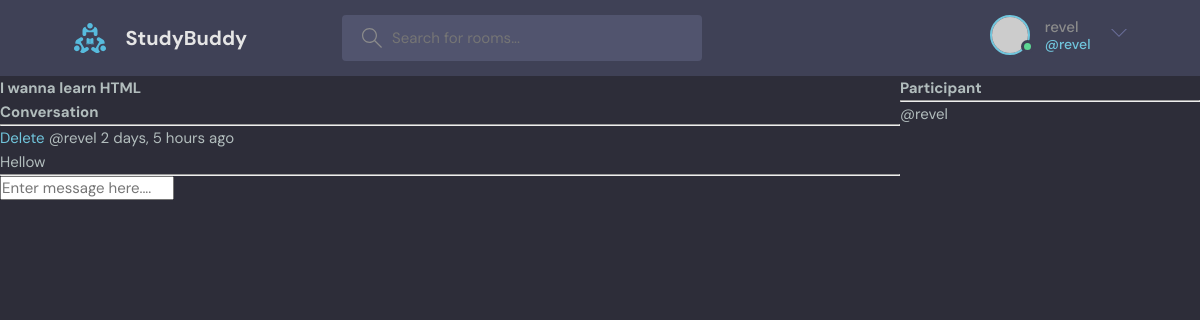
/room_page/3/ (signed in), run on the app's committed database.
### base/models.py (models this page shows, shortened)
class Room(models.Model):
    host = models.ForeignKey(User, on_delete=models.SET_NULL, null = True) #user hostnya
    topic = models.ForeignKey(Topic, on_delete=models.SET_NULL, null = True)# 1 topik, tapi bisa have multiple room
    name = models.CharField(max_length=200) # charfield required untuk masukin maxlength
    description = models.TextField(null=True, blank= True) #textfield adalah charfield yang lebih gede
    participants = models.ManyToManyField(User, related_name= 'participants') #store siapa yang aktif di room
    updated = models.DateTimeField(auto_now=True)
    created = models.DateTimeField(auto_now_add= True)
    class Meta:
        ordering = [
            "-updated","-created",
                    ]

class Message(models.Model):
    user = models.ForeignKey(User, on_delete=models.CASCADE)
    room = models.ForeignKey(Room, on_delete=models.CASCADE)#relationship dengan database sebelumnya dengan model one to many (one room, bisa many message)
    body = models.TextField()
    updated = models.DateTimeField(auto_now=True)
    created = models.DateTimeField(auto_now_add=True)
    class Meta:
        ordering = [
            "-updated","-created",]

### base/views.py (the view, shortened to what this page needs)
# urls.py: path('room_page/<str:pk>/', views.room, name="room"),
def room(request,pk):
    room = Room.objects.get(id=pk)
    '''for i in rooms:
        if i['id'] == int(pk):
            room = i'''
    room_messages = room.message_set.all().order_by('-created')
    participants = room.participants.all()
    context = {'room':room, 'room_messages':room_messages,'participants':participants}
    return render(request,"base/room.html",context)

### base/templates/base/room.html (shortened to what this page needs)
{%extends 'main.html'%}
{% block content %}
<div class="room-container">
    <div>
    <h1>{{room.name}}</h1>
    <div class="comment-wrapper">
        <h3>Conversation</h3>
        {% for message in room_messages %}
        <div>
            <hr>
            {% if request.user == message.user %}
            <a href="{% url 'delete-message' message.id %}">Delete</a>
            {% endif %}
            <small> @{{message.user}} {{message.created|timesince}} ago</small>
            <p>{{message.body}}</p>
        </div>
        {% endfor %}
        <hr>
    </div>
    {% if request.user.is_authenticated %}
    <div class ="comment-form">
        <form action="" method="POST">
            <input type="text" name="body" placeholder="Enter message here.... "/>
        </form>
    {% endif %}
    </div>
    </div>
    <div>
        <h3>Participant </h3>
        <hr>
        {% for participant in participants %}
            <p>@{{participant.username}}</p>
        {% endfor %}
    </div>
</div>
{% endblock content%}

### templates/navbar.html (shortened to what this page needs)
{% load static %}
 <header class="header header--loggedIn">
      <div class="container">
        <a href="{%url 'home' %}" class="header__logo">
          <img src="{% static 'images/logo.svg' %}" />
          <h1>StudyBuddy</h1>
        </a>
        <form class="header__search" method ="GET" action =" {% url 'home'%}">
          <label>
            <input name ="q" placeholder="Search for rooms..." />
          </label>
        </form>
        <nav class="header__menu">
          {% if request.user.is_authenticated %}
          <div class="header__user">
            <a href="profile.html">
              <div class="avatar avatar--medium active">
                <img src="https://randomuser.me/api/portraits/men/37.jpg" />
              </div>
              <p>{{request.user.username}} <span>@{{request.user.username}}</span></p>
            </a>
            <button class="dropdown-button">
              <svg version="1.1" xmlns="http://www.w3.org/2000/svg" width="32" height="32" viewBox="0 0 32 32">
                <title>chevron-down</title>
                <path d="M16 21l-13-13h-3l16 16 16-16h-3l-13 13z"></path>
              </svg>
            </button>
          </div>
          {% else %}
          <a href="{% url 'login' %}">
            <img src="{% static 'images/avatar.svg' %}" />
            <p>Login</p>
          </a>
          {% endif %}
        </nav>
      </div>
    </header>

### base/static/styles/style.css (style rules this page uses)
:root { --color-main: #71c6dd; --color-main-light: #e1f6fb; --color-dark: #3f4156; --color-dark-medium: #51546e; --color-dark-light: #696d97; --color-light: #e5e5e5; --color-gray: #8b8b8b; --color-light-gray: #b2bdbd; --color-bg: #2d2d39; --color-success: #5dd693; --color-error: #fc4b0b; }
* { font-family: "DM Sans", -apple-system, BlinkMacSystemFont, "Segoe UI", Roboto, Oxygen, Ubuntu, Cantarell, "Open Sans", "Helvetica Neue", sans-serif; margin: 0; padding: 0; box-sizing: border-box; text-rendering: optimizeLegibility; font-size: inherit; }
html { font-size: 56.25%; }
@media only screen and (min-width: 1200px) { html { font-size: 62.5%; } }
body { line-height: 1.6; font-weight: 400; font-size: 1.5rem; color: var(--color-light-gray); background-color: var(--color-bg); min-height: 100vh; }
img { width: 100%; }
a { display: inline-block; color: var(--color-main); text-decoration: none; }
.container { max-width: 120rem; width: 90%; margin: auto; }
.avatar { position: relative; display: inline-block; border-radius: 50%; border: 2px solid var(--color-main); }
.avatar img { display: block; border-radius: 50%; object-fit: cover; object-position: center; }
.avatar::after { content: ""; display: block; position: absolute; background-color: var(--color-gray); z-index: 111; border-radius: 50%; border: 0.3rem solid var(--color-dark); }
.avatar.active::after { background-color: var(--color-success); }
.avatar.avatar--medium img { width: 3.6rem; height: 3.6rem; border-radius: 50%; }
.avatar.avatar--medium:after { width: 0.7rem; height: 0.7rem; bottom: 0px; right: -6px; }
.header { padding: 1.5rem; background-color: var(--color-dark); }
.header > .container { display: flex; gap: 9.5rem; }
.header__logo, .header__user { display: flex; gap: 2rem; align-items: center; }
.header__logo > img { height: 3.2rem; width: 3.2rem; }
.header__logo > h1 { font-weight: 700; font-size: 2rem; color: var(--color-light); }
.header__search > label { background-color: var(--color-dark-medium); padding: 1.3rem 1rem; display: flex; align-items: center; gap: 1rem; border-radius: 4px; }
.header__search svg { fill: var(--color-gray); width: 2rem; height: 2rem; margin-left: 1rem; }
.header__search input { width: 30rem; background: transparent; border: none; outline: none; color: var(--color-light); }
.header__menu { margin-left: auto; position: relative; }
.header__menu a { display: flex; gap: 1.5rem; align-items: center; font-weight: 500; text-decoration: none; color: var(--color-gray); }
.header__menu img { height: 3.6rem; }
.header__menu p { line-height: 1.2; }
.header__menu span { color: var(--color-main); font-weight: 500; font-size: 1.4rem; display: block; }
.header__menu svg { width: 1.6rem; height: 1.6rem; fill: var(--color-dark-light); }
.dropdown-button { background: transparent; border: 0; outline: 0; cursor: pointer; }

### base/templates/base/room.html (style rules this page uses)
.room-container { display: grid; grid-template-columns: 3fr 1fr; }

### data on the page
Room: name "I wanna learn HTML"
Message: shows "Delete", user "revel", created "2 days, 5 hours", body "Hellow"

### other printed values
{{ request.user.username }} "revel"
{{ participant.username }} "revel"
